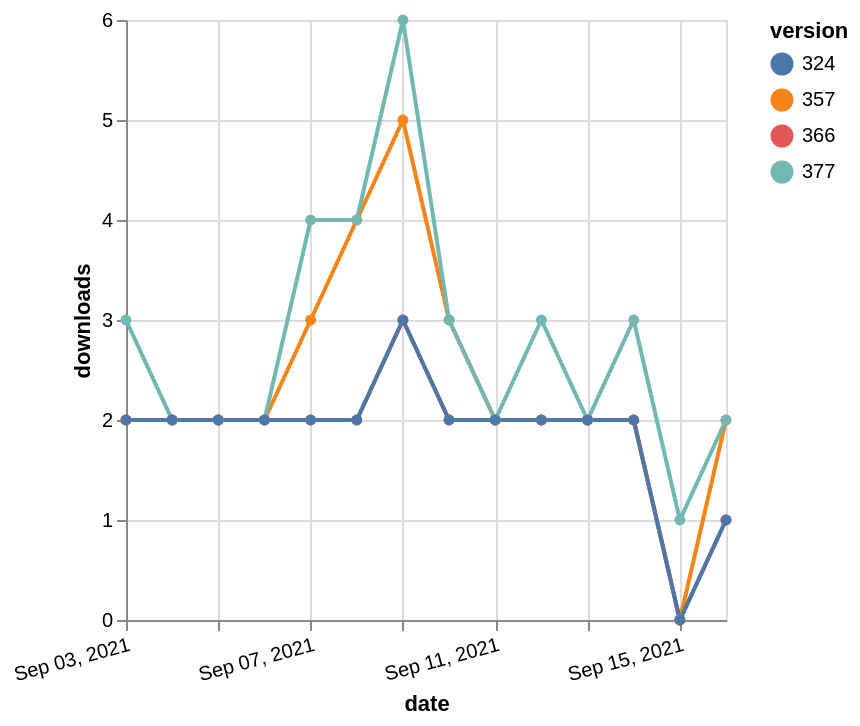

Vega-Lite specification stored for this chart:
### Vega-Lite specification from a JSON file in a GitHub repository (floating-point values rounded to 4 significant figures)
{"$schema": "https://vega.github.io/schema/vega-lite/v5.json", "description": "A simple bar chart with embedded data.", "data": {"values": [{"date": "2021-09-03", "total": 2334, "delta": 2, "version": "366"}, {"date": "2021-09-04", "total": 2336, "delta": 2, "version": "366"}, {"date": "2021-09-05", "total": 2338, "delta": 2, "version": "366"}, {"date": "2021-09-06", "total": 2340, "delta": 2, "version": "366"}, {"date": "2021-09-07", "total": 2342, "delta": 2, "version": "366"}, {"date": "2021-09-08", "total": 2344, "delta": 2, "version": "366"}, {"date": "2021-09-09", "total": 2347, "delta": 3, "version": "366"}, {"date": "2021-09-10", "total": 2349, "delta": 2, "version": "366"}, {"date": "2021-09-11", "total": 2351, "delta": 2, "version": "366"}, {"date": "2021-09-12", "total": 2353, "delta": 2, "version": "366"}, {"date": "2021-09-13", "total": 2355, "delta": 2, "version": "366"}, {"date": "2021-09-14", "total": 2357, "delta": 2, "version": "366"}, {"date": "2021-09-15", "total": 2357, "delta": 0, "version": "366"}, {"date": "2021-09-16", "total": 2358, "delta": 1, "version": "366"}, {"date": "2021-09-03", "total": 2930, "delta": 2, "version": "357"}, {"date": "2021-09-04", "total": 2932, "delta": 2, "version": "357"}, {"date": "2021-09-05", "total": 2934, "delta": 2, "version": "357"}, {"date": "2021-09-06", "total": 2936, "delta": 2, "version": "357"}, {"date": "2021-09-07", "total": 2939, "delta": 3, "version": "357"}, {"date": "2021-09-08", "total": 2943, "delta": 4, "version": "357"}, {"date": "2021-09-09", "total": 2948, "delta": 5, "version": "357"}, {"date": "2021-09-10", "total": 2951, "delta": 3, "version": "357"}, {"date": "2021-09-11", "total": 2953, "delta": 2, "version": "357"}, {"date": "2021-09-12", "total": 2955, "delta": 2, "version": "357"}, {"date": "2021-09-13", "total": 2957, "delta": 2, "version": "357"}, {"date": "2021-09-14", "total": 2959, "delta": 2, "version": "357"}, {"date": "2021-09-15", "total": 2959, "delta": 0, "version": "357"}, {"date": "2021-09-16", "total": 2961, "delta": 2, "version": "357"}, {"date": "2021-09-03", "total": 2355, "delta": 3, "version": "377"}, {"date": "2021-09-04", "total": 2357, "delta": 2, "version": "377"}, {"date": "2021-09-05", "total": 2359, "delta": 2, "version": "377"}, {"date": "2021-09-06", "total": 2361, "delta": 2, "version": "377"}, {"date": "2021-09-07", "total": 2365, "delta": 4, "version": "377"}, {"date": "2021-09-08", "total": 2369, "delta": 4, "version": "377"}, {"date": "2021-09-09", "total": 2375, "delta": 6, "version": "377"}, {"date": "2021-09-10", "total": 2378, "delta": 3, "version": "377"}, {"date": "2021-09-11", "total": 2380, "delta": 2, "version": "377"}, {"date": "2021-09-12", "total": 2383, "delta": 3, "version": "377"}, {"date": "2021-09-13", "total": 2385, "delta": 2, "version": "377"}, {"date": "2021-09-14", "total": 2388, "delta": 3, "version": "377"}, {"date": "2021-09-15", "total": 2389, "delta": 1, "version": "377"}, {"date": "2021-09-16", "total": 2391, "delta": 2, "version": "377"}, {"date": "2021-09-03", "total": 2578, "delta": 2, "version": "324"}, {"date": "2021-09-04", "total": 2580, "delta": 2, "version": "324"}, {"date": "2021-09-05", "total": 2582, "delta": 2, "version": "324"}, {"date": "2021-09-06", "total": 2584, "delta": 2, "version": "324"}, {"date": "2021-09-07", "total": 2586, "delta": 2, "version": "324"}, {"date": "2021-09-08", "total": 2588, "delta": 2, "version": "324"}, {"date": "2021-09-09", "total": 2591, "delta": 3, "version": "324"}, {"date": "2021-09-10", "total": 2593, "delta": 2, "version": "324"}, {"date": "2021-09-11", "total": 2595, "delta": 2, "version": "324"}, {"date": "2021-09-12", "total": 2597, "delta": 2, "version": "324"}, {"date": "2021-09-13", "total": 2599, "delta": 2, "version": "324"}, {"date": "2021-09-14", "total": 2601, "delta": 2, "version": "324"}, {"date": "2021-09-15", "total": 2601, "delta": 0, "version": "324"}, {"date": "2021-09-16", "total": 2602, "delta": 1, "version": "324"}]}, "width": "container", "mark": {"type": "line", "point": {"filled": true}}, "encoding": {"x": {"field": "date", "type": "temporal", "timeUnit": "yearmonthdate", "title": "date", "axis": {"labelAngle": -15}}, "y": {"field": "delta", "type": "quantitative", "title": "downloads"}, "color": {"field": "version", "type": "nominal"}, "tooltip": {"field": "delta"}}}
